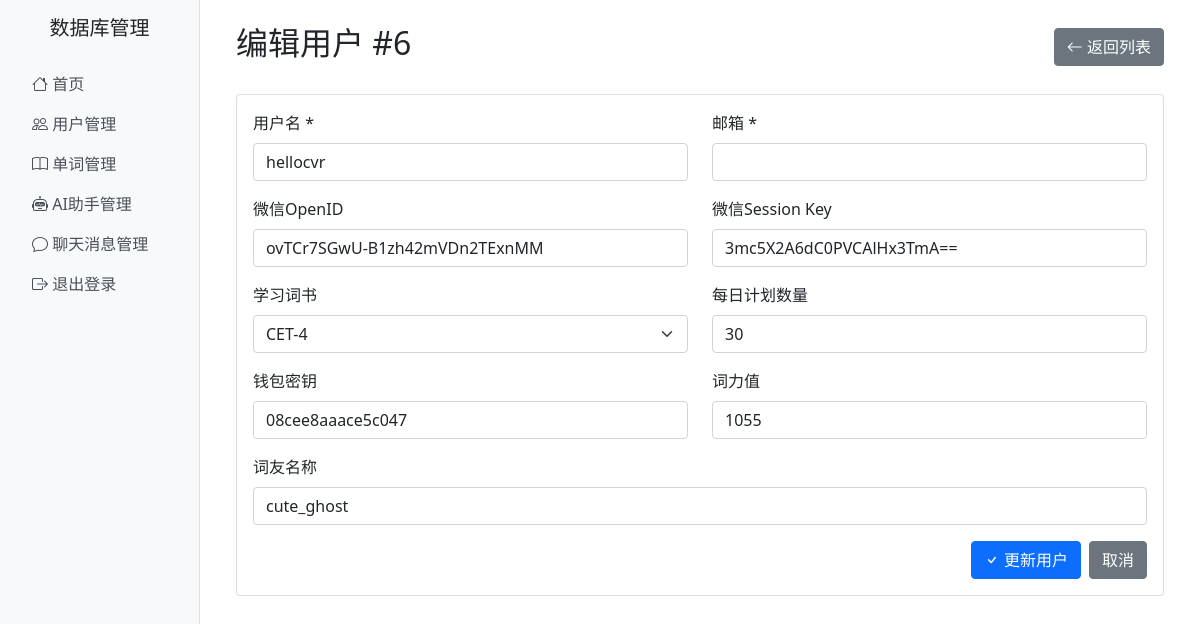
The page /admin/users/6/edit (signed in) on the database its author committed.
### sql_alchemy.py (models this page shows)
class User(db.Model):
    __tablename__ = 'user'
    user_id = db.Column(db.Integer, primary_key=True)
    username = db.Column(db.String(50), unique=True, nullable=False)
    email = db.Column(db.String(100), unique=True, nullable=False)
    avatar_url = db.Column(db.String(255))
    created_at = db.Column(db.DateTime, default=datetime.now())
    updated_at = db.Column(db.DateTime, default=datetime.now(), onupdate=datetime.now())
    wechat_openid = db.Column(db.String(100), unique=True, nullable=False)
    wechat_session_key = db.Column(db.String(100), nullable=False)
    preferred_classification = db.Column(db.String(100), nullable=False) # 当前学习的词书(cet4,cet6,雅思,托福等)
    preferred_plan_daily = db.Column(db.Integer, default=20)
    wallet_key = db.Column(db.String(100), nullable=False, unique=True) # 钱包唯一标识
    word_power_amount = db.Column(db.Integer, nullable=False, default=0) # 词力值
    is_deleted = db.Column(db.Integer, nullable=False, default=0)
    word_friend_name = db.Column(db.String(100), nullable=False, unique=True) # 用户当前选择的词友
    stories = db.relationship('StoryCollection', backref='user')
    word_friend = db.relationship('WordFriend', backref='user')

### views/admin/__init__.py (the view, shortened to what this page needs)
@admin_bp.route('/users/<int:user_id>/edit', methods=['GET', 'POST'])
@login_required
def edit_user(user_id):
    user = User.query.get_or_404(user_id)
    return render_template('admin/users/edit.html', user=user)

### views/admin/__init__.py (called while the page is built)
def login_required(f):
    from functools import wraps
    @wraps(f)
    def decorated_function(*args, **kwargs):
        if 'admin_logged_in' not in session:
            return redirect(url_for('admin.login'))
        return f(*args, **kwargs)
    return decorated_function

### views/admin/templates/admin/users/edit.html (shortened to what this page needs)
{% extends "admin/base.html" %}
{% block content %}
<div class="d-flex justify-content-between align-items-center mb-4">
    <h2>编辑用户 #{{ user.user_id }}</h2>
    <a href="{{ url_for('admin.list_users') }}" class="btn btn-secondary">
        <i class="bi bi-arrow-left"></i> 返回列表
    </a>
</div>
<div class="card">
    <div class="card-body">
        <form method="POST">
            <div class="row">
                <div class="col-md-6 mb-3">
                    <label for="username" class="form-label">用户名 *</label>
                    <input type="text" class="form-control" id="username" name="username" value="{{ user.username }}" required>
                </div>
                <div class="col-md-6 mb-3">
                    <label for="email" class="form-label">邮箱 *</label>
                    <input type="email" class="form-control" id="email" name="email" value="{{ user.email }}" required>
                </div>
            </div>
            <div class="row">
                <div class="col-md-6 mb-3">
                    <label for="wechat_openid" class="form-label">微信OpenID</label>
                    <input type="text" class="form-control" id="wechat_openid" name="wechat_openid" value="{{ user.wechat_openid }}">
                </div>
                <div class="col-md-6 mb-3">
                    <label for="wechat_session_key" class="form-label">微信Session Key</label>
                    <input type="text" class="form-control" id="wechat_session_key" name="wechat_session_key" value="{{ user.wechat_session_key }}">
                </div>
            </div>
            <div class="row">
                <div class="col-md-6 mb-3">
                    <label for="preferred_classification" class="form-label">学习词书</label>
                    <select class="form-select" id="preferred_classification" name="preferred_classification">
                        <option value="cet4" {% if user.preferred_classification == 'cet4' %}selected{% endif %}>CET-4</option>
                    </select>
                </div>
                <div class="col-md-6 mb-3">
                    <label for="preferred_plan_daily" class="form-label">每日计划数量</label>
                    <input type="number" class="form-control" id="preferred_plan_daily" name="preferred_plan_daily" value="{{ user.preferred_plan_daily }}">
                </div>
            </div>
            <div class="row">
                <div class="col-md-6 mb-3">
                    <label for="wallet_key" class="form-label">钱包密钥</label>
                    <input type="text" class="form-control" id="wallet_key" name="wallet_key" value="{{ user.wallet_key }}">
                </div>
                <div class="col-md-6 mb-3">
                    <label for="word_power_amount" class="form-label">词力值</label>
                    <input type="number" class="form-control" id="word_power_amount" name="word_power_amount" value="{{ user.word_power_amount }}">
                </div>
            </div>
            <div class="mb-3">
                <label for="word_friend_name" class="form-label">词友名称</label>
                <input type="text" class="form-control" id="word_friend_name" name="word_friend_name" value="{{ user.word_friend_name }}">
            </div>
            <div class="d-grid gap-2 d-md-flex justify-content-md-end">
                <button type="submit" class="btn btn-primary">
                    <i class="bi bi-check"></i> 更新用户
                </button>
                <a href="{{ url_for('admin.list_users') }}" class="btn btn-secondary">取消</a>
            </div>
        </form>
    </div>
</div>
{% endblock %}

### rows shown on the page
User: user_id "6", username "hellocvr", wechat_openid "ovTCr7SGwU-B1zh42mVDn2TExnMM", wechat_session_key "3mc5X2A6dC0PVCAlHx3TmA==", preferred_plan_daily "30", wallet_key "08cee8aaace5c047", word_power_amount "1055", word_friend_name "cute_ghost"
